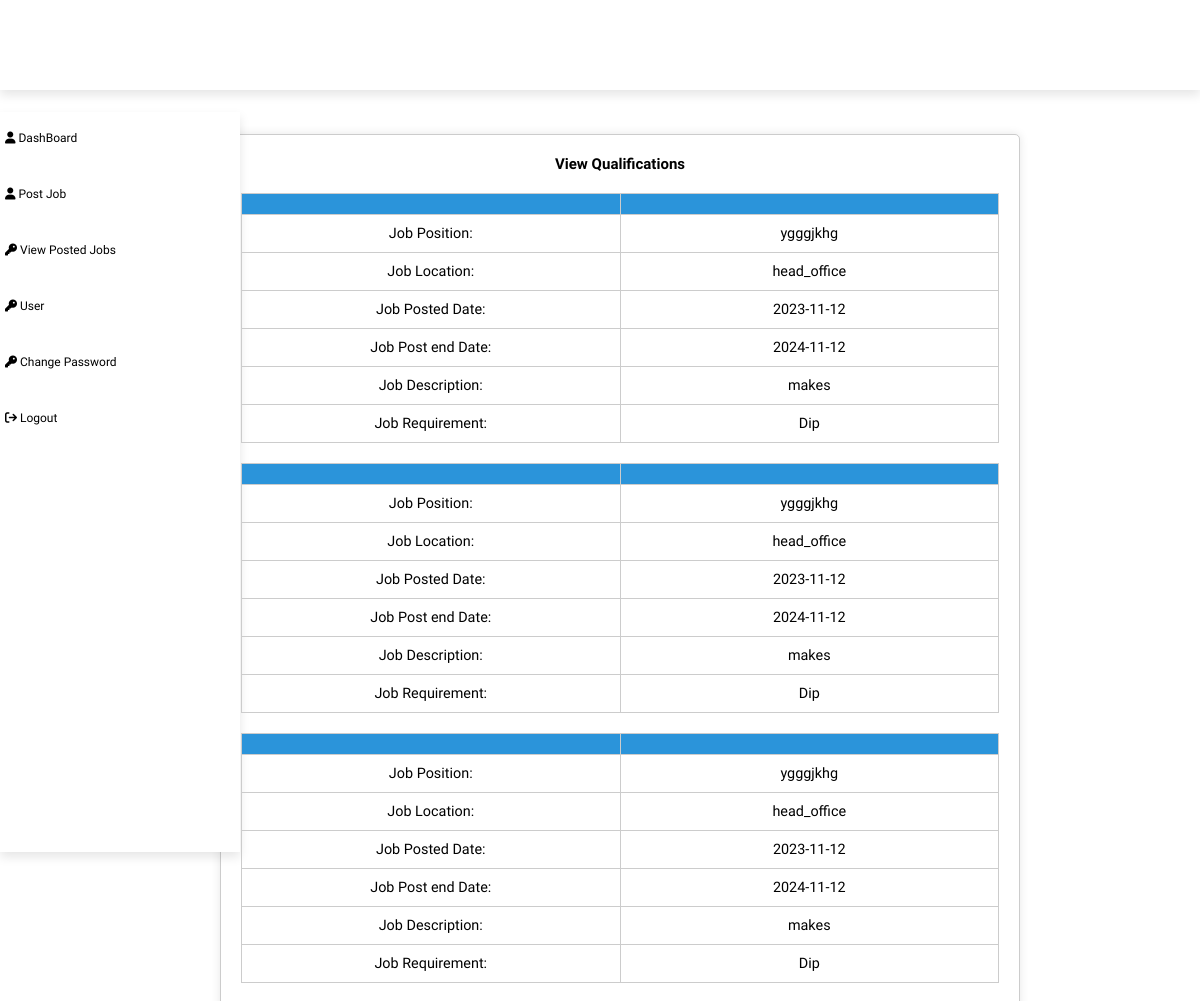
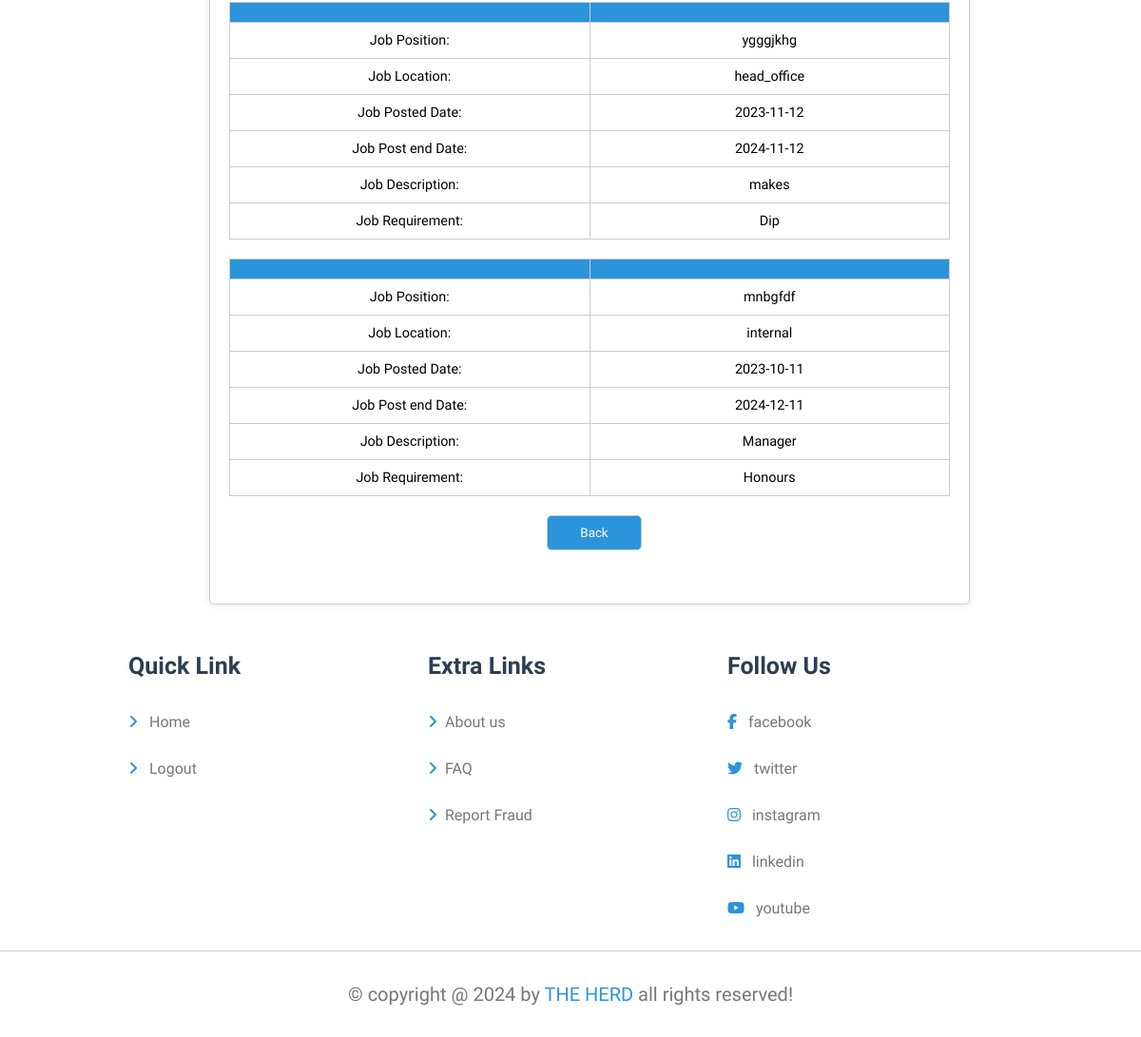
Screenshot of /viewPostJob.php with the database file from the repository (2 pictures, top to bottom).
### tables this page shows
CREATE TABLE `postjob` (
  `postjobID` int(11) NOT NULL,
  `jobtype` varchar(255) NOT NULL,
  `division` varchar(255) NOT NULL,
  `reference` varchar(255) NOT NULL,
  `position` varchar(255) NOT NULL,
  `vacancies` int(11) NOT NULL,
  `emptype` varchar(255) NOT NULL,
  `location` varchar(255) NOT NULL,
  `startDate` date NOT NULL,
  `endDate` date NOT NULL,
  `renumeration` int(11) NOT NULL,
  `description` varchar(255) NOT NULL,
  `requirement` varchar(255) NOT NULL,
  `system_skills` varchar(255) NOT NULL,
  `behavioural_competencies` varchar(255) NOT NULL,
  `functional_competencies` varchar(255) NOT NULL
);

### viewPostJob.php (the view, shortened to what this page needs)
<?php
require('database.php');
$result = mysqli_query($conn, "SELECT * FROM postJob");
?>
<!DOCTYPE html>
<html lang = "en">
    <head>
        <link rel="stylesheet" href="style.css">
    </head>
    <body>
        <header class="header">
        <section class="flex"></section>
    </header>
    <br><br>
    <section style="float: left; width: 20%; height: 740px; background: white; padding: 5px; box-shadow: var(--box-shadow); font-size: larger;">
        <br>
        <a href="dashBoard.php" style="color: black;"><i class="fa fa-user"></i> DashBoard</a>
        <br><br><br><br>
        <a href="HR.php" style="color: black;"><i class="fa fa-user"></i> Post Job</a>
        <br><br><br><br>
        <a href="changePassword2.php" style="color: black;"><i class="fa fa-key"></i> View Posted Jobs</a>
        <br><br><br><br>
        <a href="changePassword2.php" style="color: black;"><i class="fa fa-key"></i> User</a>
        <br><br><br><br>
        <a href="changePassword2.php" style="color: black;"><i class="fa fa-key"></i> Change Password</a>
        <br><br><br><br>
        <a href="Logout.php" style="color: black;"><i class="fa fa-sign-out"></i> Logout</a>
    </section>
    </header> <br><br>
</head>
<body>
<section  style="margin-left:-100px;">
        <div class="container">
        <h1>View Qualifications </h1>
        <form action="postJob.php" method="POST" >
        <?php
if ($result && mysqli_num_rows($result) > 0) {
    while($row = mysqli_fetch_assoc($result)){
    echo '<table>';
    echo '<tr><th></th><th></th></tr>';
    echo '<tr><td>Job Position:</td><td>' . htmlspecialchars($row['position']) . '</td></tr>';
    echo '<tr><td>Job Location:</td><td>' . htmlspecialchars($row['location']) . '</td></tr>';
    echo '<tr><td>Job Posted Date:</td><td>' . htmlspecialchars($row['startDate']) . '</td></tr>';
    echo '<tr><td>Job Post end Date:</td><td>' . htmlspecialchars($row['endDate']) . '</td></tr>';
    echo '<tr><td>Job Description:</td><td>' . htmlspecialchars($row['description']) . '</td></tr>';
    echo '<tr><td>Job Requirement:</td><td>' . htmlspecialchars($row['requirement']) . '</td></tr>';
    echo '</table>';
    }
} else {
    echo '<div style="text-align: center; font-size: larger; margin-top: 20px;">No data available.</div>';
}
?>
<div class="button-container">
    <input type="submit" value="Back"  style="width: 100px;margin-left:10px;">
                </div>
                </div>
    </section>
        <footer class="footer">
            <section class="grid">
                <div class="box">
                    <h3>Quick link</h3>
                    <a href="Home.php"><i class="fas fa-angle-right"></i> Home</a>
                    <a href="Login.php"><i class="fas fa-angle-right"></i> Logout</a>
                </div>
                <div class="box">
                    <h3>Extra links</h3>
                    <a href="About2.php"><i class="fas fa-angle-right"></i>About us</a>
                    <a href="FAQ.php"><i class="fas fa-angle-right"></i>FAQ</a>
                    <a href="FraudReport.php"><i class="fas fa-angle-right"></i>Report Fraud</a>
                    </div>
                    <div class="box">
                        <h3>follow us</h3>
                        <a href="https://m.facebook.com/people/MICT-SETA/100064473800888/?locale=br_FR"><i class="fab fa-facebook-f"></i> facebook</a>
                    <a href="https://twitter.com/mictseta?lang=en"><i class="fab fa-twitter"></i> twitter</a>
                    <a href="https://www.instagram.com/mictseta/?hl=en#:~:text=MICT%20SETA%20(%40mictseta)%20%E2%80%A2%20Instagram%20photos%20and%20videos"><i class="fab fa-instagram"></i> instagram</a>
                    <a href="https://za.linkedin.com/company/mict-seta"><i class="fab fa-linkedin"></i> linkedin</a>
                    <a href="https://www.youtube.com/@mictseta2918"><i class="fab fa-youtube"></i> youtube</a>
                    </div>
            </section>
            <div class="credit">&copy; copyright @ 2024 by <span>THE HERD</span> all rights reserved!</div>
        </footer>
    </body>
</html>

### style.css (style rules this page uses)
:root { --main-color: #2b94da; --red:red; --light-color:#777; --light-bg:#eee; --black:#2c3e50; --white:#fff; --box-shadow:0 .5rem 1rem rgba(0,0,0,.1); --border:.1rem solid rgba(0,0,0,.2); }
* { font-family: 'Comfortaa', cursive; margin: 0; padding: 0; box-sizing: border-box; text-decoration: none; outline: none; border: none; }
html { font-size: 62.5%; overflow-x: hidden; scroll-padding-top: 7rem; scroll-behavior: smooth; }
body { background-color: var(--light-bg); }
section { padding: 2rem; margin: 0 auto; max-width: 1200px; }
.header { position: sticky; top: 0; left: 0; right: 0; background-color: var(--white); box-shadow: var(--box-shadow); z-index: 1000; }
.header .flex { position: relative; display: flex; align-items: center; justify-content: space-between; }
.footer .grid { display: grid; grid-template-columns: repeat(auto-fit, 30rem); gap: 1.5rem; justify-content: center; align-items: flex-start; }
.footer .grid .box h3 { font-size: 2.5rem; color: var(--black); margin: 1rem 0; padding-bottom: 1rem; text-transform: capitalize; }
.footer .grid .box a { display: block; padding: 1.5rem 0; font-size: 1.6rem; color: var(--light-color); }
.footer .grid .box a i { color: var(--main-color); margin-right: .8rem; transition: .2s linear; }
.footer .credit { text-align: center; padding: 3rem 2rem; border-top: var(--border); background-color: var(--white); font-size: 2rem; color: var(--light-color); line-height: 1.5; }
.footer .credit span { color: var(--main-color); text-transform: capitalize; }

### viewPostJob.php (style rules this page uses)
body { font-family: Arial, sans-serif; background-color: #fff; margin: 0; padding: 0; box-sizing: border-box; }
.container { max-width: 800px; background-color: #fff; padding: 20px; border-radius: 5px; box-shadow: 0 0 10px rgba(0, 0, 0, 0.1); margin-left: 300px; margin-top: -20px; border: 1px solid #ccc; }
form { display: flex; flex-direction: column; margin-bottom: 20px; }
input,textarea, select { padding: 10px; margin-bottom: 16px; border: 1px solid #ccc; border-radius: 4px; box-sizing: border-box; width: 100%; }
input[type="submit"] { background-color:#2b94da; color: #fff; cursor: pointer; margin-top: 1rem; padding: 1rem ; border-radius: .5rem; }
header { background-image: url(images/mictsetalogo.png); background-repeat: no-repeat; width: 100%; height: 90px; margin-bottom: 0px; }
h1 { text-align: center; }
.button-container { display: flex; gap: 40px; justify-content: center; margin-top: 1rem; }
table { width: 100%; border-collapse: collapse; margin-top: 20px; font-size: larger; }
th, td { border: 1px solid #ccc; padding: 10px; text-align: left; font-size: larger; }
th { background-color: #f2f2f2; width: 150px; }
tr:first-child th { background-color: #2b94da; color: white; text-align: center; }
td { text-align: center; }

### rows the page displays
postjob: position "ygggjkhg", location "head_office", startDate "2023-11-12", endDate "2024-11-12", description "makes", requirement "Dip"
postjob: position "ygggjkhg", location "head_office", startDate "2023-11-12", endDate "2024-11-12", description "makes", requirement "Dip"
postjob: position "ygggjkhg", location "head_office", startDate "2023-11-12", endDate "2024-11-12", description "makes", requirement "Dip"
postjob: position "ygggjkhg", location "head_office", startDate "2023-11-12", endDate "2024-11-12", description "makes", requirement "Dip"
postjob: position "mnbgfdf", location "internal", startDate "2023-10-11", endDate "2024-12-11", description "Manager", requirement "Honours"
